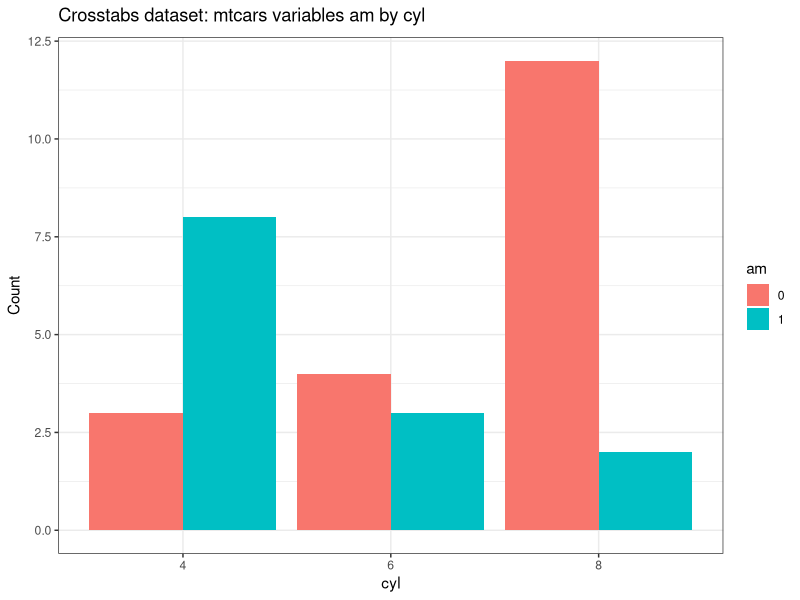
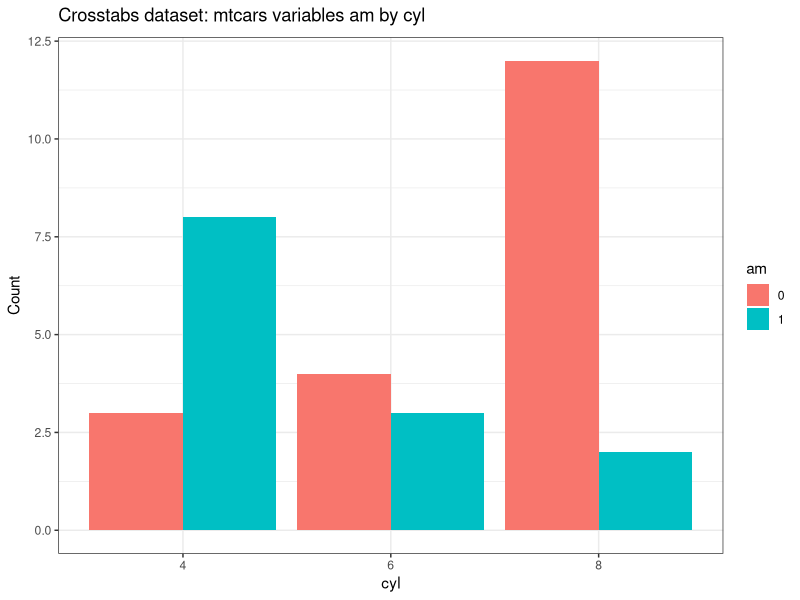
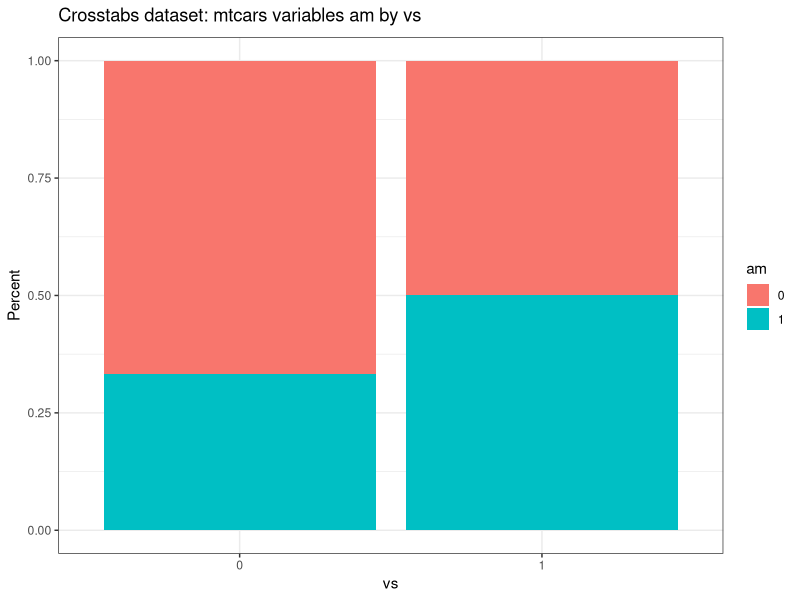
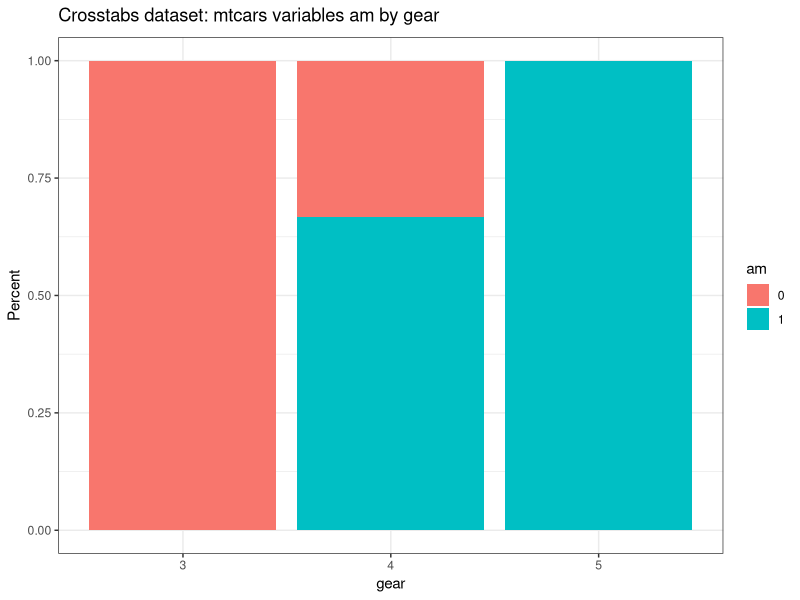
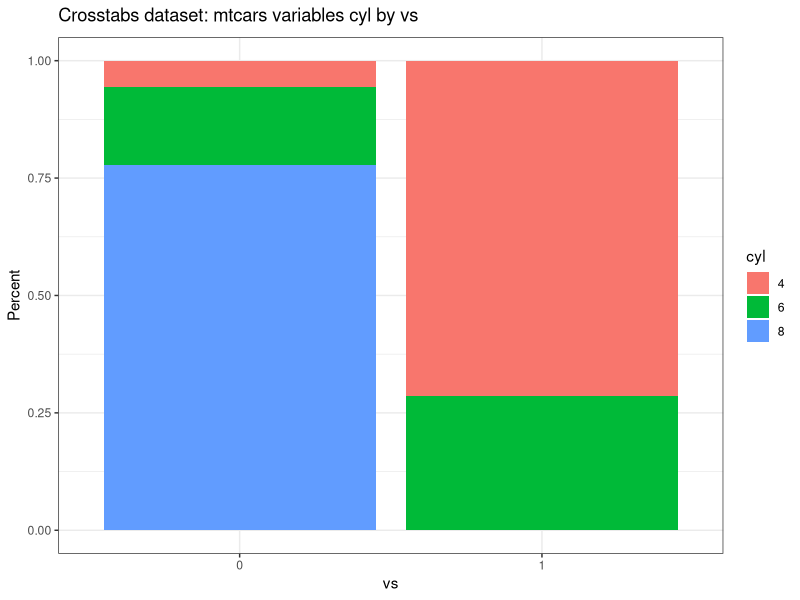
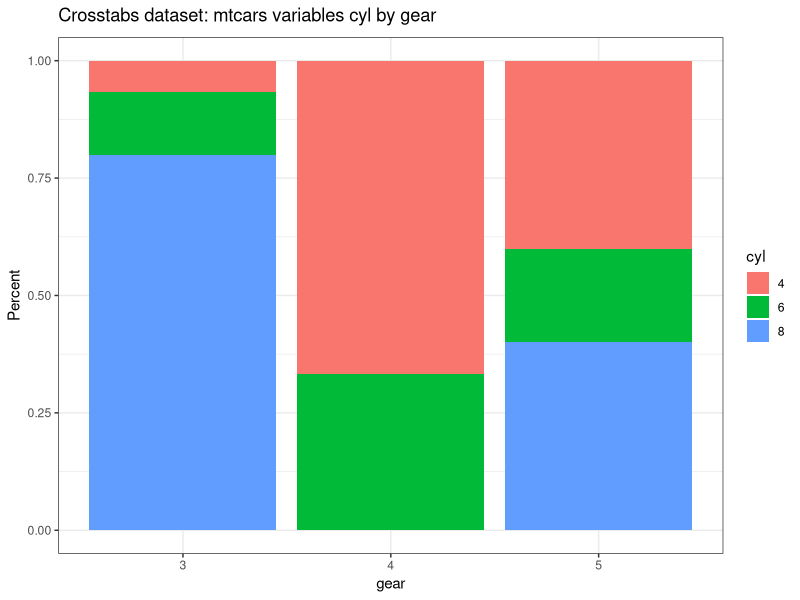

Write R code to recreate these figures, in order. (Note: this script raises an error after producing the figures.)
## ---- chunk 1
library(dplyr)
library(ggplot2)
theme_set(theme_bw()) # set theme to my personal preference
## ---- chunk 2
PlotMeX <- function(dataframe, xwhich, ywhich, plottype = "side"){
  # error checking
  if (!require(ggplot2)) {
    stop("Can't continue can't load ggplot2")
  }
  theme_set(theme_bw())
  if (!require(dplyr)) {
    stop("Can't continue can't load dplyr")
  }
  if (length(match.call()) <= 3) {
    stop("Not enough arguments passed... requires a dataframe, plus at least two variables")
  }
  argList <-  as.list(match.call()[-1])
  if (!exists(deparse(substitute(dataframe)))) {
    stop("The first object in your list does not exist. It should be a dataframe")
  }
  if (!is(dataframe, "data.frame")) {
    stop("The first name you passed does not appear to be a data frame")
  }
  switch(plottype,
         side =  list(geom_bar(position="dodge", stat="identity"),
                      ylab("Count")) -> whichbar,
         stack = list(geom_bar(stat="identity"),
                      ylab("Count")) -> whichbar,
         percent = list(geom_bar(stat="identity", position="fill"),
                        ylab("Percent")) -> whichbar
  )
# If both variables are found in the dataframe immediately print the plot
  if (deparse(substitute(xwhich)) %in% names(dataframe) & deparse(substitute(ywhich)) %in% names(dataframe)) {
    aaa <- enquo(xwhich)
    bbb <- enquo(ywhich)
    xname <- deparse(substitute(xwhich))
    yname <- deparse(substitute(ywhich))
    dfname <- deparse(substitute(dataframe))
    dataframe %>%
      filter(!is.na(!! aaa), !is.na(!! bbb))  %>%
      mutate(!!quo_name(aaa) := factor(!!aaa), !!quo_name(bbb) := factor(!!bbb)) %>%
      group_by(!! aaa,!! bbb) %>%
      count() -> tempdf
    tempdf %>%
      ggplot(aes_(fill=aaa, y=~n, x=bbb)) +
      whichbar +
      ggtitle(bquote("Crosstabs dataset: "*.(dfname)*" variables "*.(xname)~"by "*.(yname))) -> p
    return(p)
  }
# If the user has given us integers indicating the column numbers rather than bare variable names
  # we need to build a list of what is to be plotted and then do the plotting
  # Build two lists
  indvars<-list() # create empty list to add to
  depvars<-list() # create empty list to add to
  totalcombos <- 1 # keep track of where we are
  message("Creating the variable pairings...")
  for (j in seq_along(xwhich)) {
    for (k in seq_along(ywhich)) {
      depvarsbare <- as.name(colnames(dataframe[xwhich[[j]]]))
      indvarsbare <- as.name(colnames(dataframe[ywhich[[k]]]))
      cat("Pairing #", totalcombos, " ", as.name(colnames(dataframe[xwhich[[j]]])),
          " with ", as.name(colnames(dataframe[ywhich[[k]]])), "\n", sep = "")
      aaa <- enquo(depvarsbare)
      bbb <- enquo(indvarsbare)
      xname <- deparse(substitute(depvarsbare))
      yname <- deparse(substitute(indvarsbare))
      dfname <- deparse(substitute(dataframe))
      dataframe %>%
        filter(!is.na(!! aaa), !is.na(!! bbb))  %>%
        mutate(!!quo_name(aaa) := factor(!!aaa), !!quo_name(bbb) := factor(!!bbb)) %>%
        group_by(!! aaa,!! bbb) %>%
        count() -> tempdf
      tempdf %>%
        ggplot(aes_(fill=aaa, y=~n, x=bbb)) +
        whichbar +
        ggtitle(bquote("Crosstabs dataset: "*.(dfname)*" variables "*.(xname)~"by "*.(yname))) -> p
      print(p)
      totalcombos <- totalcombos +1
    }
  }
  return(argList)
}
PlotMeX(mtcars, am, cyl)
# exact same thing using column numbers rather than names
PlotMeX(mtcars, 9, 2)
# a more complex example and using a different plot type
PlotMeX(mtcars, c(9, 2), c(8,10), "percent")
## ---- chunk 3
PlotMeX <- function(dataframe, xwhich, ywhich, plottype = "side"){
# error checking
  if (!require(ggplot2)) {
    stop("Can't continue can't load ggplot2")
  }
  theme_set(theme_bw())
  if (!require(dplyr)) {
    stop("Can't continue can't load dplyr")
  }
  if (length(match.call()) <= 3) {
    stop("Not enough arguments passed... requires a dataframe, plus at least two variables")
  }
  argList <-  as.list(match.call()[-1])
  if (!exists(deparse(substitute(dataframe)))) {
    stop("The first object in your list does not exist. It should be a dataframe")
  }
  if (!is(dataframe, "data.frame")) {
    stop("The first name you passed does not appear to be a data frame")
  }
# process plottype logic -- default is side anything mispelled or not listed is also side
  switch(plottype,
         side =  list(geom_bar(position="dodge", stat="identity"),
                      ylab("Count")) -> whichbar,
         stack = list(geom_bar(stat="identity"),
                      ylab("Count")) -> whichbar,
         percent = list(geom_bar(stat="identity", position="fill"),
                        ylab("Percent")) -> whichbar,
         list(geom_bar(position="dodge", stat="identity"),
              ylab("Count")) -> whichbar
  )

  PlotMagic <-  function(dataframe,aaa,bbb,whichbar,dfname,xname,yname) {
     dataframe %>%
        filter(!is.na(!! aaa), !is.na(!! bbb))  %>%
        mutate(!!quo_name(aaa) := factor(!!aaa), !!quo_name(bbb) := factor(!!bbb)) %>%
        group_by(!! aaa,!! bbb) %>%
        count() -> tempdf
     tempdf %>%
        ggplot(aes_(fill=aaa, y=~n, x=bbb)) +
        whichbar +
        ggtitle(bquote("Crosstabs dataset = "*.(dfname)*" and variables = "*.(xname)~"by "*.(yname))) -> p
     print(p)
  }

# If both are bare variables and found in the dataframe immediately print the plot
  if (deparse(substitute(xwhich)) %in% names(dataframe) & deparse(substitute(ywhich)) %in% names(dataframe)) { # both are names in the dataframe
    aaa <- enquo(xwhich)
    bbb <- enquo(ywhich)
    xname <- deparse(substitute(xwhich))
    yname <- deparse(substitute(ywhich))
    dfname <- deparse(substitute(dataframe))
    PlotMagic(dataframe,aaa,bbb,whichbar,dfname,xname,yname)
    return(message(paste("Plotted dataset", argList$dataframe, "variables", argList$xwhich, "by", argList$ywhich)))
  } else { # is at least one in the dataframe?
# Is at least one of them a bare variable in the dataframe
    if (deparse(substitute(xwhich)) %in% names(dataframe)) { # xwhich is in the dataframe
      aaa <- enquo(xwhich)
      if (class(try(eval(ywhich))) %in% c("integer","numeric")) { # ywhich is column numbers
        indvars <- vector("list", length = length(ywhich))
        totalcombos <- 1 # keep track of where we are
        xname <- deparse(substitute(xwhich))
        dfname <- deparse(substitute(dataframe))
        message("Creating the variable pairings from dataframe ", dfname)
        for (k in seq_along(ywhich)) { #for loop
          indvarsbare <- as.name(colnames(dataframe[ywhich[[k]]]))
          cat("Plot #", totalcombos, " ", xname,
              " with ", as.name(colnames(dataframe[ywhich[[k]]])), "\n", sep = "")
          bbb <- enquo(indvarsbare)
          yname <- deparse(substitute(indvarsbare))
          PlotMagic(dataframe,aaa,bbb,whichbar,dfname,xname,yname)
          totalcombos <- totalcombos +1
        } # end of for loop
          return(message("Plotting complete"))
        } else { # ywhich is NOT suitable
        stop("Sorry I don't understand your ywhich variable(s)")
        } #

      } else { # xwhich wasn't try ywhich
        if (deparse(substitute(ywhich)) %in% names(dataframe)) { # yes ywhich is
          bbb <- enquo(ywhich)
          if (class(try(eval(xwhich))) %in% c("integer","numeric")) { # then xwhich a suitable number
            # Build one list two ways
            depvars <- vector("list", length = length(xwhich))
            totalcombos <- 1 # keep track of where we are
            yname <- deparse(substitute(ywhich))
            dfname <- deparse(substitute(dataframe))
            message("Creating the variable pairings from dataframe ", dfname)
            for (j in seq_along(xwhich)) {
              depvarsbare <- as.name(colnames(dataframe[xwhich[[j]]]))
              cat("Plot #", totalcombos, " ", as.name(colnames(dataframe[xwhich[[j]]])),
                  " with ", yname, "\n", sep = "")
              aaa <- enquo(depvarsbare)
              xname <- deparse(substitute(depvarsbare))
              PlotMagic(dataframe,aaa,bbb,whichbar,dfname,xname,yname)
              totalcombos <- totalcombos +1
            } #end of for loop
              return(message("Plotting complete"))
          } else { # xwhich is NOT suitable
            stop("Sorry I don't understand your xwhich variable(s)")
          } #end of else because xwhich not suitable
        } #end of if
     }
  }

# If both variables are numeric print the plot(s)
  if (class(try(eval(xwhich))) %in% c("integer","numeric") & class(try(eval(ywhich))) %in% c("integer","numeric")) {
     indvars <- vector("list", length = length(ywhich))
     depvars <- vector("list", length = length(xwhich))
     dfname <- deparse(substitute(dataframe))
     totalcombos <- 1 # keep track of where we are
     message("Creating the variable pairings from dataframe ", dfname)
     for (j in seq_along(xwhich)) {
        for (k in seq_along(ywhich)) {
           depvarsbare <- as.name(colnames(dataframe[xwhich[[j]]]))
           indvarsbare <- as.name(colnames(dataframe[ywhich[[k]]]))
           cat("Plot #", totalcombos, " ", as.name(colnames(dataframe[xwhich[[j]]])),
               " with ", as.name(colnames(dataframe[ywhich[[k]]])), "\n", sep = "")
           aaa <- enquo(depvarsbare)
           bbb <- enquo(indvarsbare)
           xname <- deparse(substitute(depvarsbare))
           yname <- deparse(substitute(indvarsbare))
                      PlotMagic(dataframe,aaa,bbb,whichbar,dfname,xname,yname)
           totalcombos <- totalcombos +1
        } # end of inner for loop
     }  # end of outer for loop
        return(message("Plotting complete"))
  } # end of if case where all are numeric
} # end of function

## ---- chunk 4
PackageList <- .packages(all.available = TRUE)
if ("productplots" %in% PackageList) {
  data("happy",package = "productplots")
} else {
  stop("Can't load productplots can't use the following examples")
}
# who's happier by gender
PlotMeX(happy,happy,sex)
# same thing using column numbers and a stacked bar
PlotMeX(happy,2,5,"stack")
# happiness by a variety of possible factors as a percent
PlotMeX(happy, 2, c(5:9), plottype = "percent")
# turn the numbers around and change them up basically just showing all
# the permutations
PlotMeX(happy, c(2,5), 9, plottype = "side")
PlotMeX(happy, c(2,5), c(6:9), plottype = "percent")
PlotMeX(happy, happy, c(6,7,9), plottype = "percent")
PlotMeX(happy, c(6,7,9), happy, plottype = "percent")
